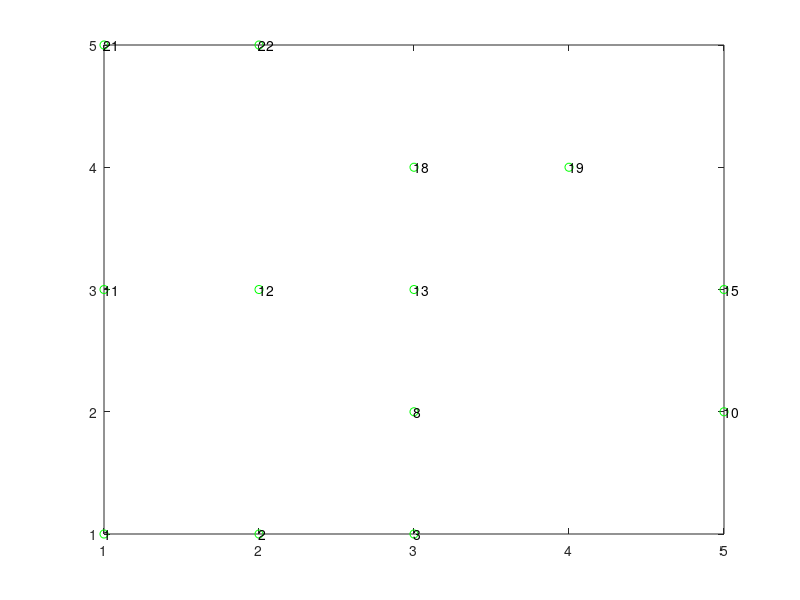

This chart was generated by the following MATLAB code: (Note: this script raises an error after producing the figure.)
gridSize = 5;
nrOfLocs = gridSize^2;

locationStatus = zeros(nrOfLocs,2);
locationStatus(:,1) = [1:nrOfLocs];


for c = 1:15 % about 15 trees
    rLoc = randi([1, nrOfLocs],1,1);
    locationStatus(rLoc,2) = 1;
end
locationStatus
cluster = [];

figure(1)
for i = 1:size(locationStatus,1)
    loc  = locationStatus(i,1);
    
    %     x = floor((loc/gridSize)+1);
    %     y = loc - ((x-1)*gridSize);
    row = ceil(loc/gridSize);
    col = mod(loc,gridSize);
    if col == 0
        col = gridSize;
    end
    
    if locationStatus(i,2) == 1
        plot(col, row, 'go')
        hold on
        text(col, row, num2str(loc))
        hold on
    end
end



[cluster, updatedLocationStatus] = BurnNeighbours(locationStatus, 5, gridSize);
cluster
updatedLocationStatus
for b = 1:size(cluster, 2)
    bLoc = cluster(b);
    
    bRow = ceil(bLoc/gridSize);
    bCol = mod(bLoc,gridSize);
    if bCol == 0
        bCol = gridSize;
    end
    
    plot(bCol, bRow, 'ro');
    hold on 
end

hold off

xlim([0, 6])
ylim([0, 6])